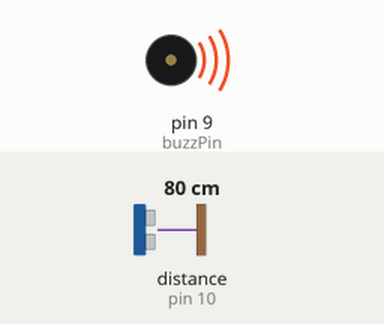
Simulated run of this sketch. Board: Arduino Uno, built with avr-gcc and run on an emulated ATmega328P. Shown: buzzer (waves = sounding, pin HIGH). Wiring (inferred from the names in the program): ultrasonic range finder: trigger pin 12; echo pin 10. The inputs (shaded band) are chosen by the test bench; at power-on: distance to the obstacle (sensor on pin 10) 80 cm. The echo pulse lasts 58.3 µs per cm; pins used as bus, display or sensor lines are not drawn.

Above: at 1.2 s.
1.3 s: distance to the obstacle (sensor on pin 10) set to 36 cm
2.8 s: distance to the obstacle (sensor on pin 10) set to 29 cm
At 3.3 s:
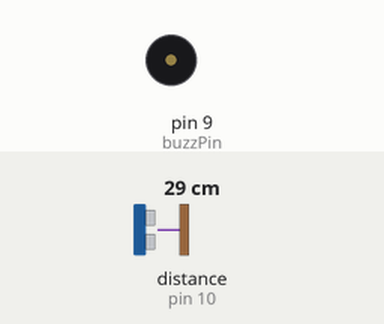
5.8 s: distance to the obstacle (sensor on pin 10) set to 35 cm
At 6.5 s:
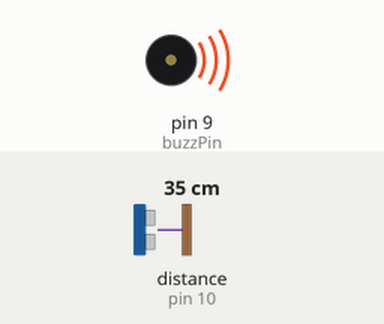
7.5 s: distance to the obstacle (sensor on pin 10) set to 27 cm
At 8.0 s:
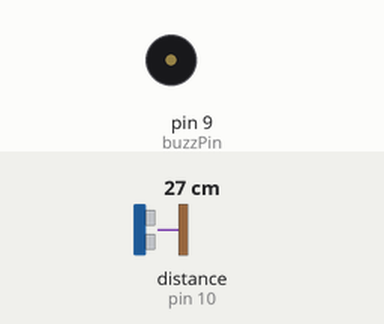
Timing chart, 0 to 11.5 s (numbered marks = the images above; inputs shaded):
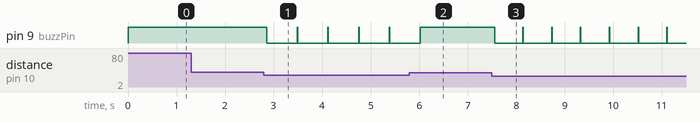

The sketch:

newproj.ino
```cpp
int const trigPin = 12;
int const echoPin = 10;
int const buzzPin = 9;
void setup()
{
pinMode(trigPin, OUTPUT); // trig pin will have pulses output
pinMode(echoPin, INPUT); // echo pin should be input to get pulse width
pinMode(buzzPin, OUTPUT); // buzz pin is output to control buzzering
}
void loop()
{
// Duration will be the input pulse width and distance will be the distance to the obstacle in centimeters
int duration, distance;
// Output pulse with 1ms width on trigPin
digitalWrite(trigPin, HIGH);
delay(1);
digitalWrite(trigPin, LOW);
// Measure the pulse input in echo pin
duration = pulseIn(echoPin, HIGH);
// Distance is half the duration devided by 29.1 (from datasheet)
distance = (duration/2) / 29.1;
// if distance less than 0.5 meter and more than 0 (0 or less means over range)
if (distance <= 30 && distance >= 0)
{
// Buzz
digitalWrite(buzzPin, LOW);
int d= map(distance, 1, 100, 20, 2000);
digitalWrite(buzzPin, HIGH);
delay(10);
digitalWrite(buzzPin, LOW);
delay(d);
}
else {
// Don't buzz
digitalWrite(buzzPin, HIGH);
}
// Waiting 60 ms won't hurt any
delay(60);
}
```

Measured:
- the behaviour switches between 32 and 31 cm on distance to the obstacle (sensor on pin 10) (found by bisection; images 0 and 1)
- after the input at 1.3 s, every drawn part: stays the same
- after the input at 2.8 s, pin 9 (buzzPin): alternates HIGH for 0.01 s and LOW for 0.62 s, starting after 0.06 s
- after the input at 5.8 s, pin 9 (buzzPin): goes on until 6.0 s, then stays HIGH
- after the input at 7.5 s, pin 9 (buzzPin): alternates HIGH for 0.01 s and LOW for 0.58 s, starting after 0.06 s
